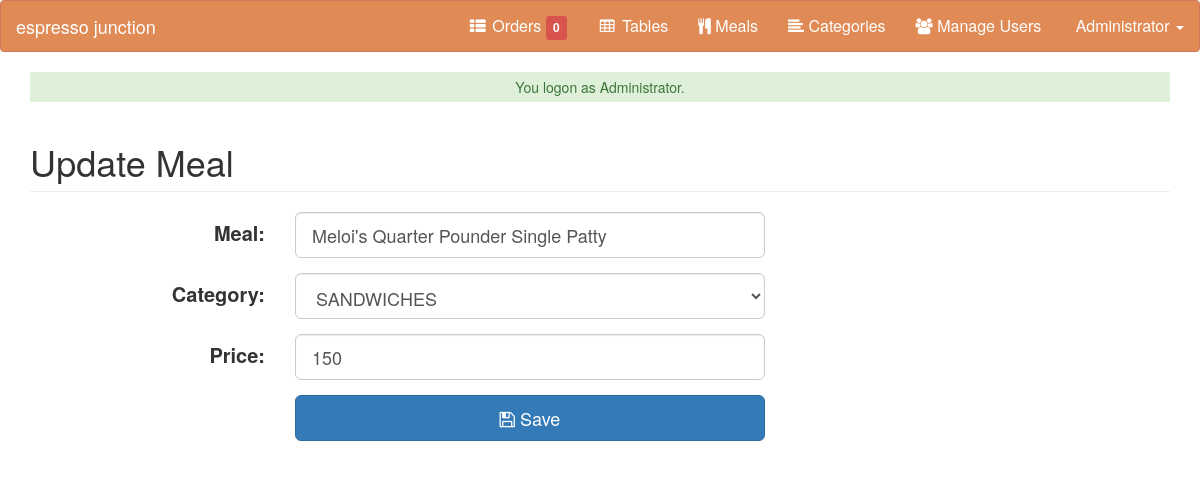
The page /meals/index.php?view=edit&id=2017-M-010 (signed in) on the database its author committed.
### tables this page shows
CREATE TABLE IF NOT EXISTS `tbltitle` (
  `TItleID` int(11) NOT NULL AUTO_INCREMENT,
  `Title` text NOT NULL,
  `Subtitle` text NOT NULL,
  PRIMARY KEY (`TItleID`)
);

CREATE TABLE IF NOT EXISTS `tblmeals` (
  `MEALID` varchar(30) NOT NULL,
  `MEALS` varchar(255) NOT NULL,
  `CATEGORIES` varchar(90) NOT NULL,
  `PRICE` double NOT NULL,
  `CATEGORYID` int(11) NOT NULL,
  `MEALPHOTO` varchar(90) NOT NULL,
  PRIMARY KEY (`MEALID`)
);

CREATE TABLE IF NOT EXISTS `tblcategory` (
  `CATEGORYID` int(11) NOT NULL AUTO_INCREMENT,
  `CATEGORY` varchar(90) NOT NULL,
  PRIMARY KEY (`CATEGORYID`)
);

### meals/index.php (called while the page is built, shortened)
<?php
require_once("../include/initialize.php");
require_once ("../theme/templates.php");
?>

### include/database.php (called while the page is built, shortened)
<?php
class Database {
	var $sql_string = '';
	private $conn;
	public function open_connection() {
		$this->conn = mysqli_connect(server,user,pass,database_name);
	}
	function setQuery($sql='') {
		$this->sql_string=$sql;
	}
	function executeQuery() {
		$result = mysqli_query($this->conn,$this->sql_string);
		return $result;
	}
	private function confirm_query($result) {
		return $result;
	}
	function loadSingleResult() {
		$cur = $this->executeQuery();
		while ($row = mysqli_fetch_object($cur)) {
		return $data = $row;
		}
	}
	public function num_rows($result_set) {
		return mysqli_num_rows($result_set);
	}
}
$mydb = new Database();
?>

### include/function.php (called while the page is built, shortened)
<?php
function currentpage(){
		$this_page = $_SERVER['SCRIPT_NAME'];
	    $bits = explode('/',$this_page);
		 return $bits[3];
	}
?>

### include/meal.php (called while the page is built, shortened)
<?php
require_once(LIB_PATH.DS.'database.php');
class Meal {
	protected static  $tblname = "tblmeals";
	function single_meal($id=""){
			global $mydb;
			$mydb->setQuery("SELECT * FROM ".self::$tblname."
				Where MEALID= '{$id}' LIMIT 1");
			$cur = $mydb->loadSingleResult();
			return $cur;
	}
}
?>

### include/categories.php (called while the page is built, shortened)
<?php
require_once(LIB_PATH.DS.'database.php');
class Category {
	protected static  $tblname = "tblcategory";
	function single_category($id=""){
			global $mydb;
			$mydb->setQuery("SELECT * FROM ".self::$tblname."
				Where CATEGORYID= '{$id}' LIMIT 1");
			$cur = $mydb->loadSingleResult();
			return $cur;
	}
}
?>

### meals/edit.php (the view, shortened to what this page needs)
<?php
  $MEALID = $_GET['id'];
  $menus = New Meal();
  $singlemeal = $menus->single_meal($MEALID);
?>
        <div class="row">
         <div class="col-lg-12">
            <h1 class="page-header">Update Meal</h1>
          </div>
       </div>
       <form class="form-horizontal span6" action="controller.php?action=edit" method="POST"  />
             <div class="form-group">
                    <div class="col-md-8">
                      <label style="font-size: 20px;" class="col-md-4 control-label" for=
                      "MEALS">Meal:</label>
                      <div class="col-md-8">
                            <input class="form-control input-lg" id="MEALS" name="MEALS" placeholder=
                            "Meal" type="text" value="<?php echo $singlemeal->MEALS ?>" required>
                      </div>
                    </div>
                  </div>
                  <div class="form-group">
                    <div class="col-md-8">
                      <label style="font-size: 20px;" class="col-md-4 control-label" for=
                      "CATEGORYID">Category:</label>
                      <div class="col-md-8">
                       <select class="form-control input-lg" name="CATEGORYID" id="CATEGORYID">
                          <?php
                         $category = New Category();
                          $singlecategory = $category->single_category($singlemeal->CATEGORYID);
                          echo  '<option SELECTED  value='.$singlecategory->CATEGORYID.' >'.$singlecategory->CATEGORY.'</option>';
                          ?>
                        </select>
                      </div>
                    </div>
                  </div>
                  <div class="form-group">
                    <div class="col-md-8">
                       <label style="font-size: 20px;" class="col-md-4 control-label" for=
                      "PRICE">Price:</label>
                      <div class="col-md-8">
                         <input class="form-control input-lg" id="PRICE"  step="any" name="PRICE" placeholder=
                            "&#8369 Price " type="text" value="<?php echo $singlemeal->PRICE?>" required>
                      </div>
                    </div>
                  </div>
             <div class="form-group">
                    <div class="col-md-8">
                      <label class="col-md-4 control-label" for="idno"></label>
                      <div class="col-md-8">
                               <button style="width: 100%;" class="btn  btn-primary btn-lg" name="save" type="submit" ><span class="fa fa-save fw-fa"></span> Save</button>
                  </div>
                    </div>
                  </div>
            </div>

### theme/templates.php (shortened to what this page needs)
<!DOCTYPE html>
<html lang="en">
<head>
    <link href="<?php echo web_root; ?>css/bootstrap.min.css" rel="stylesheet">
    <link href="<?php echo web_root; ?>css/dataTables.bootstrap.css" rel="stylesheet" type="text/css">
    <link href="<?php echo web_root; ?>css/bootstrap-datetimepicker.min.css" rel="stylesheet" type="text/css">
      <link href="<?php echo web_root; ?>css/bootstrap-timepicker.min.css" rel="stylesheet" type="text/css">
    <link href="<?php echo web_root; ?>font-awesome/css/font-awesome.min.css" rel="stylesheet" type="text/css">
    <link href="<?php echo web_root; ?>css/ekko-lightbox.css" rel="stylesheet">
    <link href="<?php echo web_root; ?>css/jquery.treetable.css" rel="stylesheet">
        <link href="<?php echo web_root; ?>css/jquery.treetable.theme.default.css" rel="stylesheet">
</head>
  <?php
  $query = "SELECT SUM(TOTALPAYMENT) AS 'SALES' FROM `tblpayments`
             WHERE  DATE(TRANSDATE) =CURDATE()";
        $mydb->setQuery($query);
   $query = "SELECT * FROM `tblorders`
             WHERE  STATUS='Pending' GROUP BY ORDERNO ";
        $mydb->setQuery($query);
        $cur = $mydb->executeQuery();
        $maxrow = $mydb->num_rows($cur);
                $sql = "SELECT * FROM `tbltitle` WHERE TItleID=1";
                 $mydb->setQuery($sql);
                $viewTitle = $mydb->loadSingleResult();
?>
<body>
<div id="wrapper">
        <nav class="navbar navbar-pos  " role="navigation">
            <div class="navbar-header">
                <?php
                if ($_SESSION['ADMIN_ROLE']=='Administrator') {
             ?>
                <a class="navbar-brand" href="../changetitle.php"   data-toggle="lightbox" data-title="Change Title"><?php
                echo $viewTitle->Title;;
            ?> </a>
          <?php }else if($_SESSION['ADMIN_ROLE']=='Cashier'){ ?>
                <a class="navbar-brand"><?php
                echo $viewTitle->Title;;
            ?> </a>
        <?php    } ?>
            </div>
            <div class="collapse navbar-collapse navbar-ex1-collapse">
                <ul class="nav navbar-nav top-nav navbar-right ">
<?php
if (isset($_SESSION['ADMIN_ROLE']) && ($_SESSION['ADMIN_ROLE'] == 'Cashier' || $_SESSION['ADMIN_ROLE'] == 'Administrator')) {
    $view = isset($_GET['view']) ? $_GET['view'] : '';
    $maxrow = isset($maxrow) ? $maxrow : 0;
    ?>
    <li class="<?php echo ($view == 'POS' || $view == 'addmeal') ? "active" : false; ?>">
        <a href="<?php echo web_root; ?>orders/index.php?view=POS">
            <i class="fa fa-fw fa-th-list"></i> Orders
            <div id="notif" class="label label-danger"><?php echo $maxrow; ?></div>
        </a>
    </li>
<?php } ?>
<?php if ($_SESSION['ADMIN_ROLE']=='Administrator'  || $_SESSION['ADMIN_ROLE']=='Cashier') { ?>
                    <li class="<?php echo (currentpage() == 'table') ? "active" : false;?>">
                        <a href="<?php echo web_root; ?>table/"><i class="fa fa-fw fa-table"></i> Tables</a>
                    </li>
<?php } ?>
<?php if ($_SESSION['ADMIN_ROLE']=='Administrator'  || $_SESSION['ADMIN_ROLE']=='Cashier') { ?>
                    <li class="<?php echo (currentpage() == 'meals') ? "active" : false;?>">
                        <a href="<?php echo web_root; ?>meals/"><i class="fa fa-cutlery"></i> Meals</a>
                    </li>
                    <li class="<?php echo (currentpage() == 'category') ? "active" : false;?>">
                        <a href="<?php echo web_root; ?>category/"><i class="fa fa-align-left"></i> Categories</a>
                    </li>
<?php } ?>
<?php if ($_SESSION['ADMIN_ROLE']=='Administrator' || $_SESSION['ADMIN_ROLE']=='Admin') {?>
                    <li class="<?php echo (currentpage() == 'user') ? "active" : false;?>">
                        <a href="<?php echo web_root; ?>user/"><i class="fa fa-users"></i> Manage Users</a>
                    </li>
<?php } ?>
  <li class="dropdown">
                    <a href="#" class="dropdown-toggle" data-toggle="dropdown"><i class="fa fa-user-o"></i> <?php echo $_SESSION['ADMIN_FULLNAME']; ?> <b class="caret"></b></a>
                </li>
                </ul>
            </div>
        </nav>
        <div id="page-wrapper">
            <div class="container">
                  <?php require_once $content; ?>
            </div>
        </div>
</body>
</html>

### theme/templates.php (style rules this page uses)
.navbar-pos { background-color: #E08B56; border-color: #CF795A; }
.navbar-pos .navbar-brand { color: #fff; }
.navbar-pos .navbar-nav > li > a { color: #fff; }
.navbar-pos .navbar-collapse, .navbar-pos .navbar-form { border-color: #CF795A; }
.nav { font-size: 16px; }

### rows shown on the page
tbltitle: Title "espresso junction"
tblmeals: MEALS "Meloi's Quarter Pounder Single Patty", PRICE "150"
tblcategory: CATEGORYID "SANDWICHES"

### other values the page prints
$maxrow "0"
$_SESSION['ADMIN_FULLNAME'] "Administrator"
$_SESSION['message'] "You logon as Administrator."
